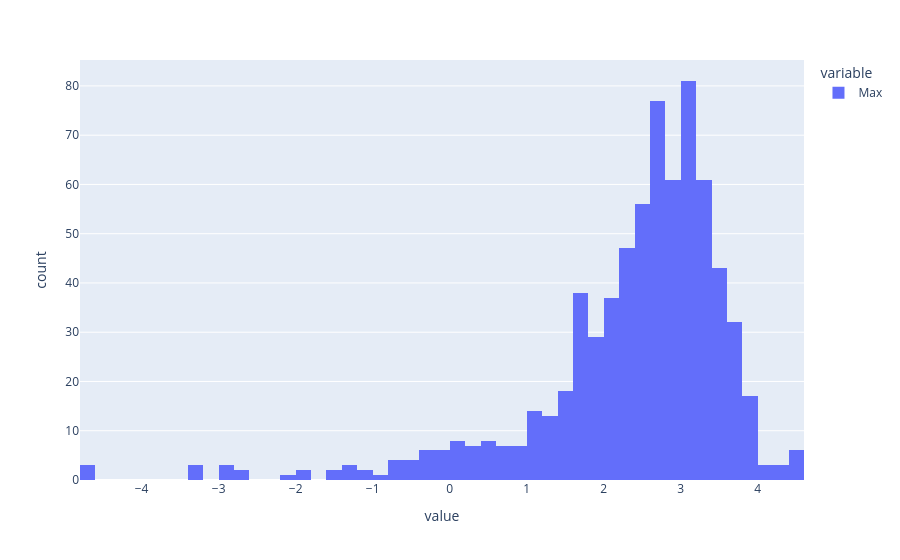

Notebook cell for this chart:
### Code cell
px.histogram(np.log(delta_tvts_bounds[delta_tvts_bounds.Max>0].Max))

### Figure 1 — Plotly figure (JSON) as saved in the notebook; plotly's stock layout.template omitted (floating-point values rounded to 4 significant figures; data arrays with more than 128 entries replaced by an {"elided": "..."} marker saying what was removed)
{"data": [{"bingroup": "x", "hovertemplate": "variable=Max<br>value=%{x}<br>count=%{y}<extra></extra>", "legendgroup": "Max", "marker": {"color": "#636efa", "pattern": {"shape": ""}}, "name": "Max", "orientation": "v", "showlegend": true, "type": "histogram", "x": {"elided": "715 float values"}, "xaxis": "x", "yaxis": "y"}], "layout": {"barmode": "relative", "legend": {"title": {"text": "variable"}, "tracegroupgap": 0}, "margin": {"t": 60}, "xaxis": {"anchor": "y", "domain": [0, 1], "title": {"text": "value"}}, "yaxis": {"anchor": "x", "domain": [0, 1], "title": {"text": "count"}}}}
